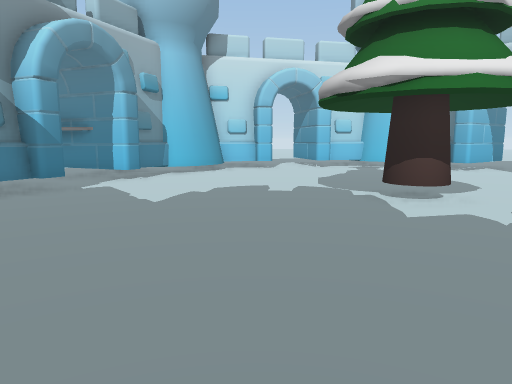
[1] (above)

12 first-person views from a walk through a 3-D level made in the Unity game engine. The camera is 1.2 m above the floor, tilts 8° down and sees 70° across. The floor is counted in squares, 1 m on a side. Each view is taken from the middle of a square. On the plan, view 1 faces up. The plan holds only what a view shows up to about 15 squares ahead; the rest is blank. The place goes on beyond the plan. The player character is not drawn.

[2]
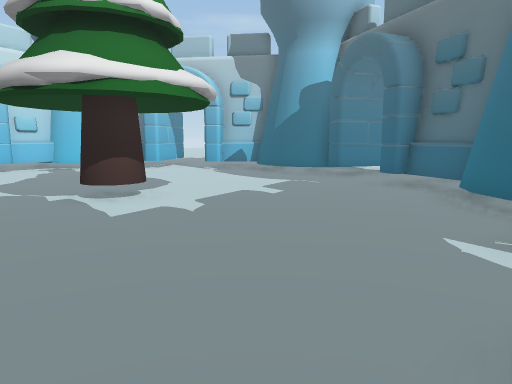

[3]
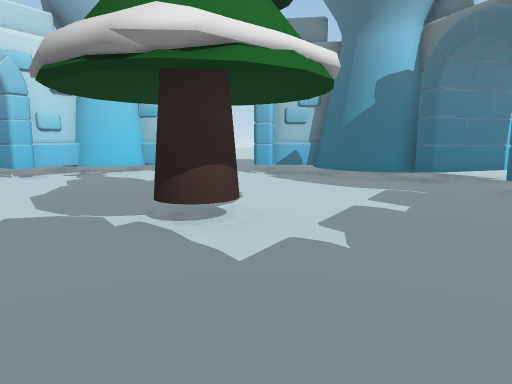

[4]
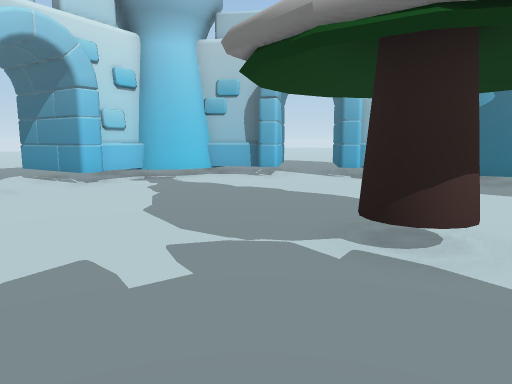

[5]
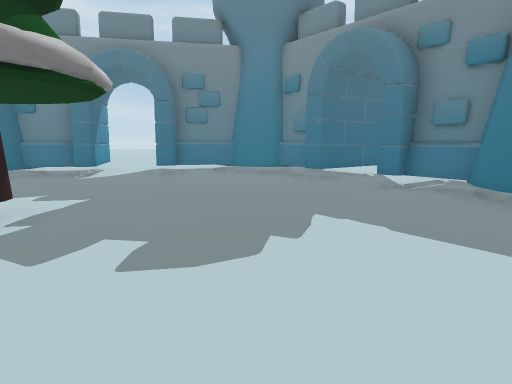

[6]
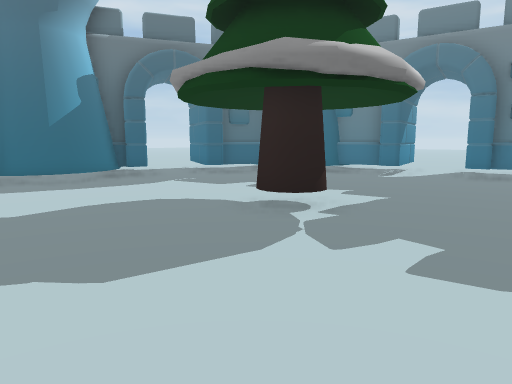

[7]
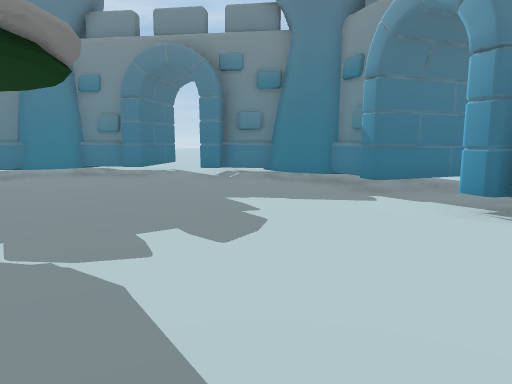

[8]
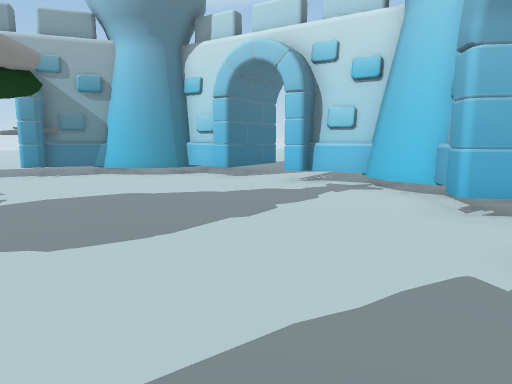

[9]
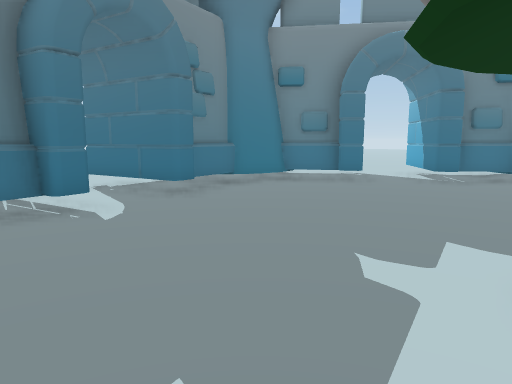

[10]
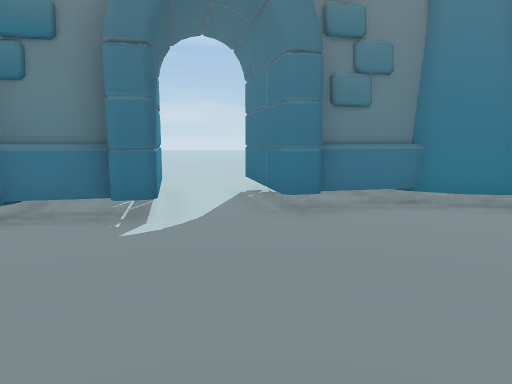

[11]
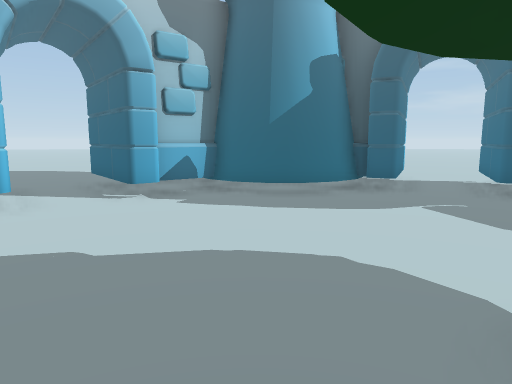

[12]
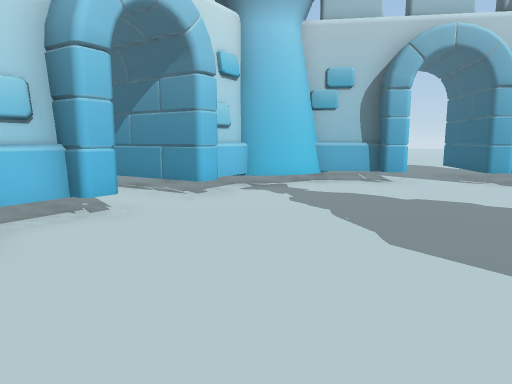

### Floor plan
Key: @ floor where view 1 was taken; # wall or solid block; . floor; T thing the floor can be seen under or through; O other object.
Columns run from 8 left of view 1 to 17 right of it. Each row starts with its distance up from view 1.
 23           ..
 22           ...
 21           ...
 20          ...
 19         #.T            ...
 18         #.TT##        ....
 17         #..T#####  .......
 16       ###......####.....
 15       #.........##.....
 14     ###............##..
 13     #.............##
 12  ####.............##
 11  ..................##
 10  ##................#
  9   ##...............##
  8   #........OO......O#
  7   #........OO......##  ...
  6   #.................## ...
  5   #.....................
  4   ##..............###.....
  3   ##.............####.....
  2 .##.............##    ....
  1 ....##.........##
  0  ..####.@....###
 -1       ######.#
 -2            #.#
 -3            #..
 -4           .....
 -5           .....
 -6           .....
 -7             ...
 -8             ...
 -9             ...

Where each view was taken, in squares from view 1:
view 1: 0 up, 0 right, facing up
view 2: 0 up, 0 right, facing up-right
view 3: 3 up, 0 right, facing up-right
view 4: 6 up, 1 left, facing up-right
view 5: 13 up, 1 left, facing down
view 6: 13 up, 1 left, facing down-right
view 7: 13 up, 3 right, facing down-left
view 8: 8 up, 10 right, facing up-left
view 9: 7 up, 7 right, facing down-left
view 10: 6 up, 3 right, facing down
view 11: 10 up, 2 right, facing right
view 12: 10 up, 2 left, facing up-right
